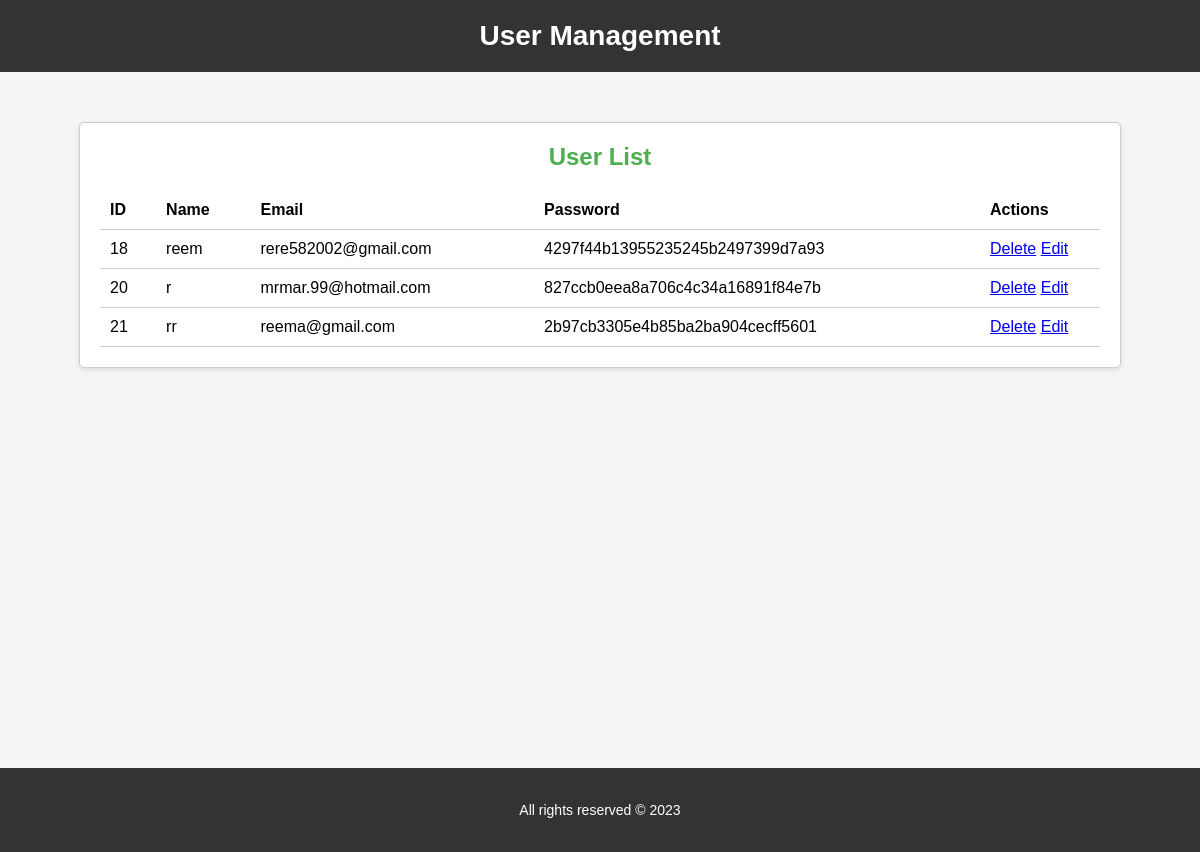
The app's page /admin.php (signed in) with its own data.
### tables this page shows
CREATE TABLE `users` (
  `id` int(11) NOT NULL,
  `name` varchar(50) NOT NULL,
  `email` varchar(50) NOT NULL,
  `password` varchar(50) NOT NULL,
  `is_admin` tinyint(1) NOT NULL
);

### admin.php (the view, shortened to what this page needs)
<?php
$mysqli = new mysqli('localhost', 'root', '', 'project');
$query = "SELECT id, name, email ,password FROM users";
$result = $mysqli->query($query);
?>
<!DOCTYPE html>
<html>
<head>
</head>
<body>
      <div class="header">
        <h1>User Management</h1>
      </div>
      <div class="user-management-container">
        <h2>User List</h2>
        <table>
          <thead>
            <tr>
              <th>ID</th>
              <th>Name</th>
              <th>Email</th>
              <th>Password</th>
              <th>Actions</th>
            </tr>
      </div>
        <?php
        if ($result->num_rows > 0) {
            while ($row = $result->fetch_assoc()) {
                ?>
                <tr>
                    <td><?php echo $row['id']; ?></td>
                    <td><?php echo $row['name']; ?></td>
                    <td><?php echo $row['email']; ?></td>
                    <td><?php echo $row['password']; ?></td>
                    <td class="del">
                        <a href="delete_user.php?id=<?php echo $row['id']; ?>">Delete</a>
                        <a href="edit_user.php?id=<?php echo $row['id']; ?>">Edit</a>
                    </td>
                </tr>
                <?php
            }
        } else {
            ?>
            <tr>
                <td colspan="4">No user records found.</td>
            </tr>
            <?php
        }
        ?>
    <div class="footer">
        <p>All rights reserved &copy; 2023</p>
      </div>
</body>
</html>

### admin.php (style rules this page uses)
body { font-family: Arial, sans-serif; margin: 0; padding: 0; background-color: #F5F5F5; }
.header { background-color: #333; padding: 20px; text-align: center; color: white; }
.header h1 { margin: 0; font-size: 28px; font-weight: 600; }
.user-management-container { width: 1000px; margin: 50px auto; padding: 20px; background-color: white; border: 1px solid #ccc; border-radius: 5px; box-shadow: 0 2px 5px rgba(0, 0, 0, 0.1); }
.user-management-container .del { width: 100px; }
.user-management-container h2 { margin-top: 0; text-align:center; color:#4CAF50; }
table { width: 100%; border-collapse: collapse; }
th, td { padding: 10px; text-align: left; border-bottom: 1px solid #ccc; }
.footer { background-color: #333; color: white; padding: 20px; text-align: center; font-size: 14px; margin-top:400px; }

### records on screen
users: id "18", name "reem", email "rere582002@gmail.com", password "4297f44b13955235245b2497399d7a93"
users: id "20", name "r", email "mrmar.99@hotmail.com", password "827ccb0eea8a706c4c34a16891f84e7b"
users: id "21", name "rr", email "reema@gmail.com", password "2b97cb3305e4b85ba2ba904cecff5601"
